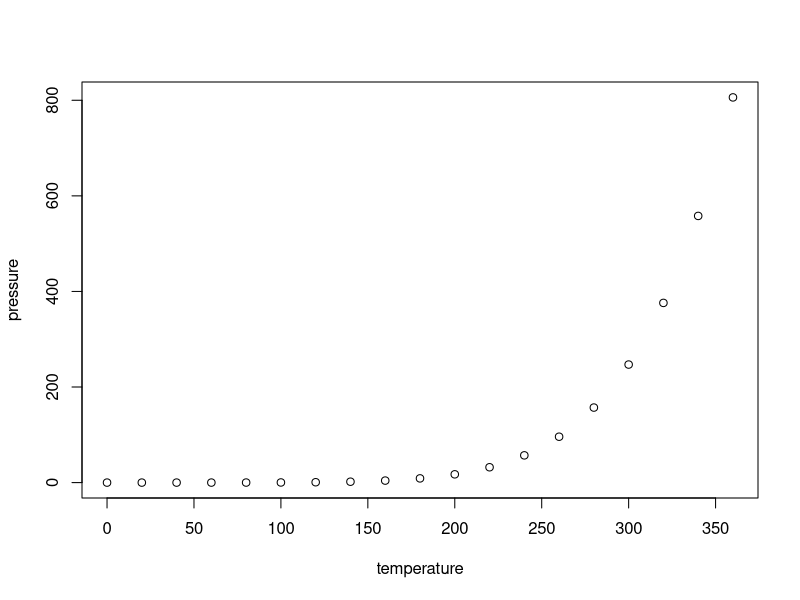
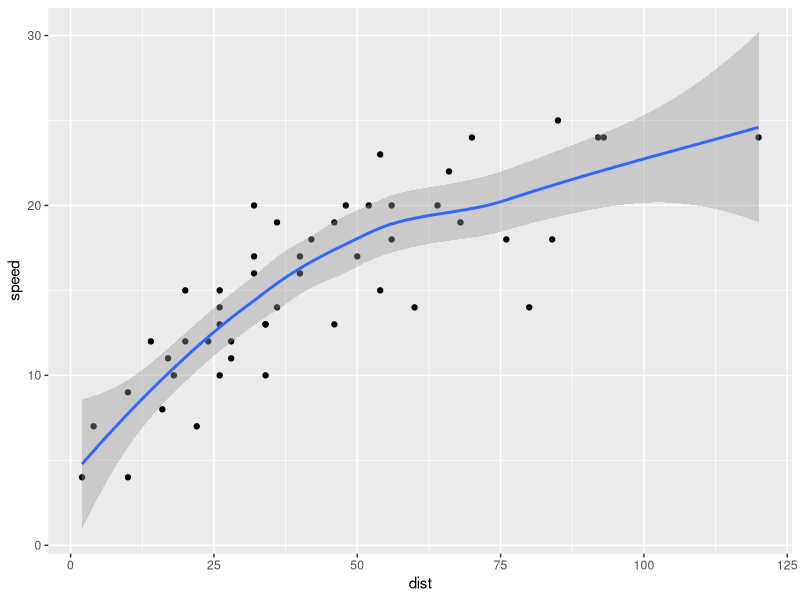

Generate these figures, in order, with R:
## ---- chunk 1
knitr::opts_chunk$set(echo = TRUE)
## ---- chunk 2
summary(cars)
## ---- chunk 3
plot(pressure)
library(ggplot2)
plot<-ggplot(cars,aes(x=dist,y=speed))
plot+geom_point()+geom_smooth()
